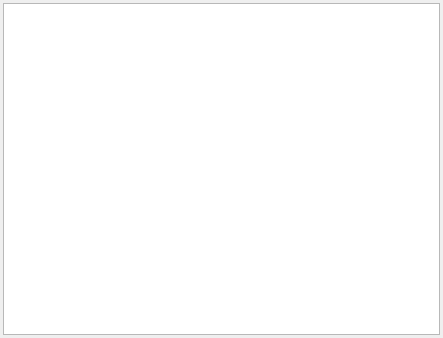
<?xml version="1.0" encoding="UTF-8"?>
<ui version="4.0">
 <class>drawing::DrawingGanttWidget</class>
 <widget class="QWidget" name="drawing::DrawingGanttWidget">
  <property name="geometry">
   <rect>
    <x>0</x>
    <y>0</y>
    <width>443</width>
    <height>338</height>
   </rect>
  </property>
  <property name="windowTitle">
   <string>Form</string>
  </property>
  <layout class="QVBoxLayout" name="verticalLayout">
   <property name="spacing">
    <number>3</number>
   </property>
   <property name="leftMargin">
    <number>3</number>
   </property>
   <property name="topMargin">
    <number>3</number>
   </property>
   <property name="rightMargin">
    <number>3</number>
   </property>
   <property name="bottomMargin">
    <number>3</number>
   </property>
   <item>
    <widget class="drawing::GanttView" name="ganttView"/>
   </item>
  </layout>
  <action name="actSave">
   <property name="text">
    <string>&amp;Save</string>
   </property>
  </action>
  <action name="actFind">
   <property name="text">
    <string>&amp;Find</string>
   </property>
  </action>
 </widget>
 <customwidgets>
  <customwidget>
   <class>drawing::GanttView</class>
   <extends>QGraphicsView</extends>
   <header location="global">plugins/Classes/src/drawing/ganttview.h</header>
  </customwidget>
 </customwidgets>
 <resources/>
 <connections/>
</ui>
